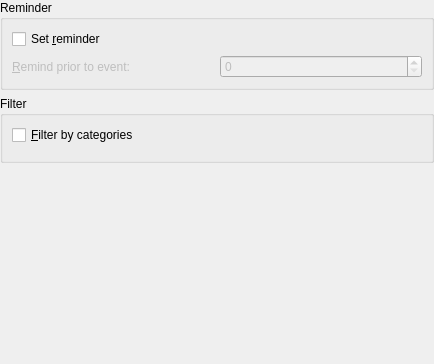
<?xml version="1.0" encoding="UTF-8"?>
<ui version="4.0">
 <class>BirthdaysConfigWidget</class>
 <widget class="QWidget" name="BirthdaysConfigWidget">
  <property name="geometry">
   <rect>
    <x>0</x>
    <y>0</y>
    <width>434</width>
    <height>364</height>
   </rect>
  </property>
  <layout class="QVBoxLayout" name="verticalLayout_2">
   <property name="leftMargin">
    <number>0</number>
   </property>
   <property name="topMargin">
    <number>0</number>
   </property>
   <property name="rightMargin">
    <number>0</number>
   </property>
   <property name="bottomMargin">
    <number>0</number>
   </property>
   <item>
    <widget class="QGroupBox" name="groupBox">
     <property name="title">
      <string>Reminder</string>
     </property>
     <property name="checkable">
      <bool>false</bool>
     </property>
     <layout class="QGridLayout" name="gridLayout">
      <item row="0" column="0">
       <widget class="QCheckBox" name="kcfg_EnableAlarm">
        <property name="text">
         <string>Set &amp;reminder</string>
        </property>
       </widget>
      </item>
      <item row="1" column="0">
       <widget class="QLabel" name="label">
        <property name="enabled">
         <bool>false</bool>
        </property>
        <property name="text">
         <string>&amp;Remind prior to event:</string>
        </property>
        <property name="buddy">
         <cstring>kcfg_AlarmDays</cstring>
        </property>
       </widget>
      </item>
      <item row="1" column="1">
       <widget class="KPluralHandlingSpinBox" name="kcfg_AlarmDays">
        <property name="enabled">
         <bool>false</bool>
        </property>
        <property name="prefix">
         <string/>
        </property>
        <property name="maximum">
         <number>355</number>
        </property>
       </widget>
      </item>
     </layout>
    </widget>
   </item>
   <item>
    <widget class="QGroupBox" name="groupBox_2">
     <property name="title">
      <string>Filter</string>
     </property>
     <layout class="QVBoxLayout" name="verticalLayout">
      <item>
       <widget class="QCheckBox" name="kcfg_FilterOnCategories">
        <property name="text">
         <string>&amp;Filter by categories</string>
        </property>
       </widget>
      </item>
      <item>
       <widget class="Akonadi::TagSelectWidget" name="FilterCategories">
        <property name="enabled">
         <bool>false</bool>
        </property>
       </widget>
      </item>
     </layout>
    </widget>
   </item>
   <item>
    <spacer name="verticalSpacer">
     <property name="orientation">
      <enum>Qt::Vertical</enum>
     </property>
     <property name="sizeHint" stdset="0">
      <size>
       <width>20</width>
       <height>18</height>
      </size>
     </property>
    </spacer>
   </item>
  </layout>
 </widget>
 <customwidgets>
  <customwidget>
   <class>Akonadi::TagSelectWidget</class>
   <extends>QWidget</extends>
   <header>Akonadi/TagSelectWidget</header>
  </customwidget>
  <customwidget>
   <class>KPluralHandlingSpinBox</class>
   <extends>QSpinBox</extends>
   <header>KPluralHandlingSpinBox</header>
  </customwidget>
 </customwidgets>
 <resources/>
 <connections>
  <connection>
   <sender>kcfg_EnableAlarm</sender>
   <signal>toggled(bool)</signal>
   <receiver>label</receiver>
   <slot>setEnabled(bool)</slot>
   <hints>
    <hint type="sourcelabel">
     <x>97</x>
     <y>54</y>
    </hint>
    <hint type="destinationlabel">
     <x>104</x>
     <y>75</y>
    </hint>
   </hints>
  </connection>
  <connection>
   <sender>kcfg_EnableAlarm</sender>
   <signal>toggled(bool)</signal>
   <receiver>kcfg_AlarmDays</receiver>
   <slot>setEnabled(bool)</slot>
   <hints>
    <hint type="sourcelabel">
     <x>169</x>
     <y>51</y>
    </hint>
    <hint type="destinationlabel">
     <x>292</x>
     <y>85</y>
    </hint>
   </hints>
  </connection>
  <connection>
   <sender>kcfg_FilterOnCategories</sender>
   <signal>toggled(bool)</signal>
   <receiver>FilterCategories</receiver>
   <slot>setEnabled(bool)</slot>
   <hints>
    <hint type="sourcelabel">
     <x>29</x>
     <y>151</y>
    </hint>
    <hint type="destinationlabel">
     <x>81</x>
     <y>199</y>
    </hint>
   </hints>
  </connection>
 </connections>
</ui>
